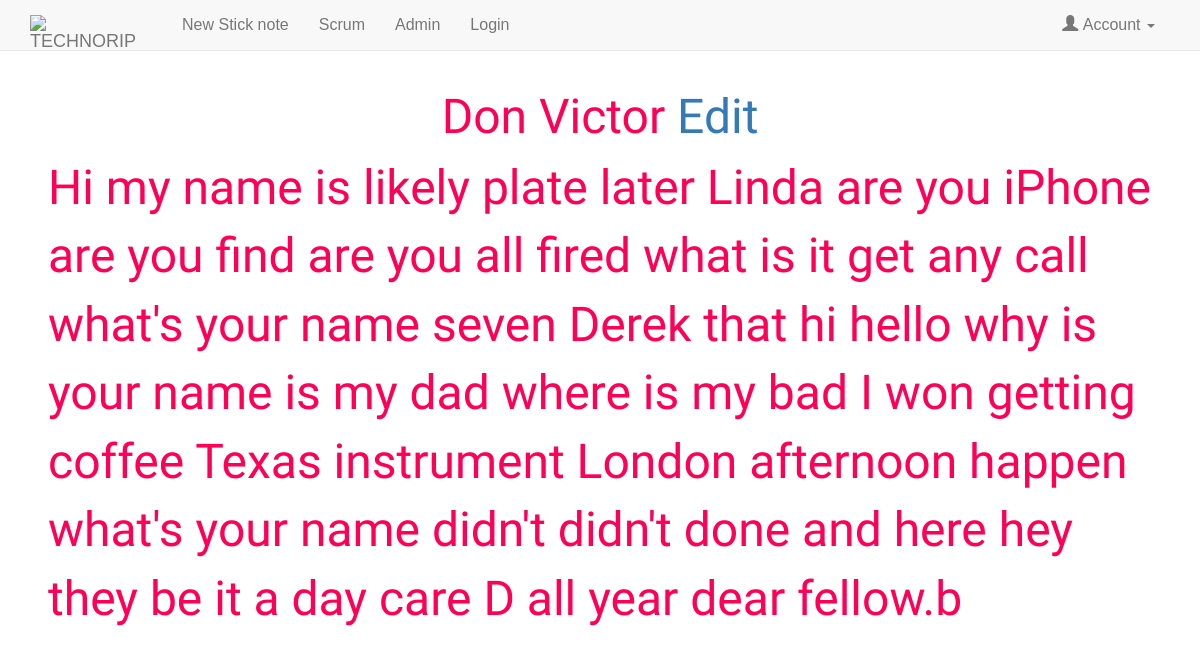
The app's page /notes/18/ with its own data.
### mysite/models.py (models this page shows, shortened)
class notes(models.Model):
    title = models.CharField(max_length=100)
    content = models.TextField()
    author = models.ForeignKey('auth.User')
    published_date = models.DateTimeField(default=timezone.now())
    last_update_date = models.DateField(default=timezone.now())
    draft_staus = models.BooleanField()

### mysite/views.py (the view)
# urls.py: url(r'^notes/(?P<id>\d+)/$', views.note_detail, name='detail'),
def note_detail(request,id = None):
    current_note = get_object_or_404(notes,id=id)
    return render(request,'single-note.html',{'this_note':current_note})

### templates/single-note.html (shortened to what this page needs)
{% extends 'base.html' %}
{% load staticfiles %}
{% block content %}
<br>
    <h2 style="text-align: center">{{ this_note.title }} <a
            href="{% url 'mysite:update' this_note.id %}"><span>   Edit</span></a></h2>
    <p>
        {{ this_note.content }}
    </p>
{% endblock %}

### mysite/static/css/main.css (style rules this page uses)
* { margin:0; padding:0; }
body { font-family:arial,sans-serif; font-size:160%; margin:3em; color:#ff0056; }
.stick h1,h2,p { font-size:300%; font-weight:normal; font-family:"Reenie Beanie",arial,sans-serif; }

### records on screen
notes: title "Don Victor", content "Hi my name is likely plate later Linda are you iPhone are you find are you all fired what is it get any call what's your name seven Derek that hi hello why is your name is my dad where is my bad I won getting coffee Texas instrument London afternoon happen what's your name didn't didn't done and here hey they be it a day care D all year dear fellow.b"
